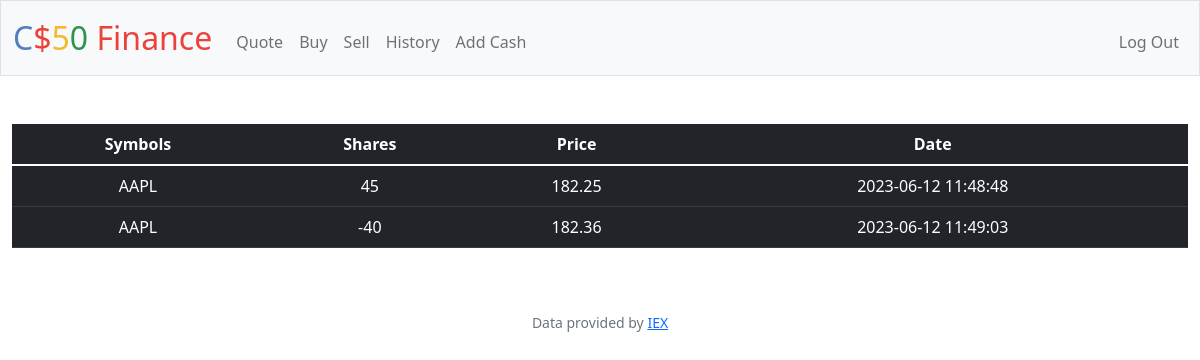
The app's page /history (signed in) with its own data.
### tables this page shows
CREATE TABLE 'transactions' ('id' INTEGER PRIMARY KEY AUTOINCREMENT NOT NULL, 'user_id' INTEGER, 'symbol' TEXT, 'shares' INTEGER, 'price' REAL, 'date' DATETIME DEFAULT CURRENT_TIMESTAMP);

### app.py (the view)
@app.route("/history")
@login_required
def history():
    user_id = session["user_id"]
    transactions_db = db.execute("SELECT * FROM transactions WHERE user_id = :id", id=user_id)
    return render_template("history.html", transactions = transactions_db)

### app.py (called while the page is built)
@app.after_request
def after_request(response):
    response.headers["Cache-Control"] = "no-cache, no-store, must-revalidate"
    response.headers["Expires"] = 0
    response.headers["Pragma"] = "no-cache"
    return response

### helpers.py (called while the page is built)
def login_required(f):
    @wraps(f)
    def decorated_function(*args, **kwargs):
        if session.get("user_id") is None:
            return redirect("/login")
        return f(*args, **kwargs)
    return decorated_function

### templates/history.html (shortened to what this page needs)
{% extends "layout.html" %}
{% block main %}
    <table class="table table-dark table-stripped">
        <thead>
            <tr>
                <th scope="col">Symbols</th>
                <th scope="col">Shares</th>
                <th scope="col">Price</th>
                <th scope="col">Date</th>
            </tr>
        </thead>
        <tbody>
            {% for row in transactions %}
            <tr>
                <td>{{ row["symbol"] }}</td>
                <td>{{ row["shares"] }}</td>
                <td>{{ row["price"] }}</td>
                <td>{{ row["date"] }}</td>
            </tr>
            {% endfor %}
        </tbody>
    </table>
{% endblock %}

### records on screen
transactions: symbol "AAPL", shares "45", price "182.25", date "2023-06-12 11:48:48"
transactions: symbol "AAPL", shares "-40", price "182.36", date "2023-06-12 11:49:03"
